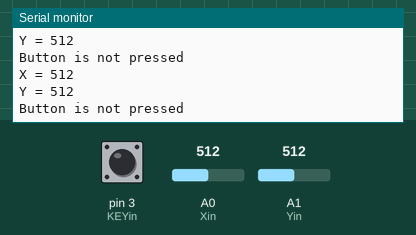
Simulated run of this sketch. Board: Arduino Uno, built with avr-gcc and run on an emulated ATmega328P. Shown: the last lines printed to the serial monitor. The test bench sets the inputs (shaded band); at power-on: A1 (Yin) = 512, pin 3 (KEYin) HIGH, A0 (Xin) = 512. No radio packets arrive unless stated.

Above: at 1.2 s.
1.3 s: A1 (Yin) set to 0
At 1.59 s:
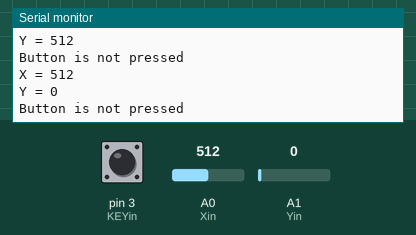
4.3 s: pin 3 (KEYin) pulled LOW for 0.25 s
At 4.62 s:
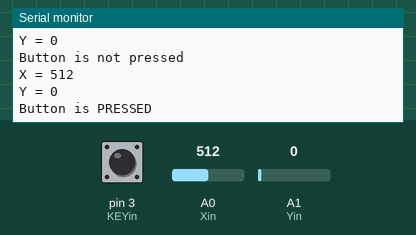
6.0 s: A0 (Xin) set to 716
At 6.24 s:
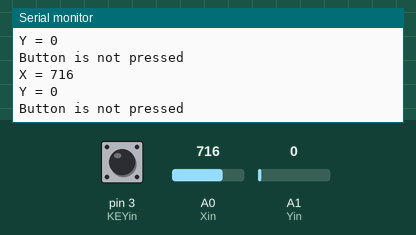
7.5 s: A1 (Yin) set to 122
At 7.86 s:
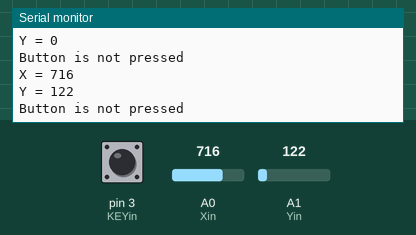
9.0 s: pin 3 (KEYin) pulled LOW for 1 s
At 9.27 s:
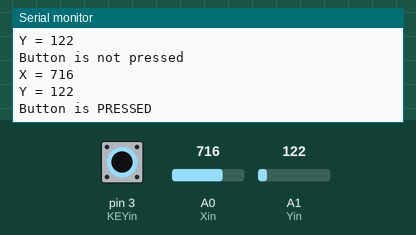
13.0 s: A0 (Xin) set to 900
At 13.32 s:
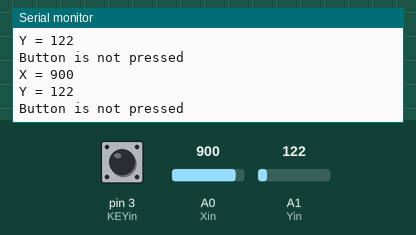
Timing chart, 0 to 15.5 s (numbered marks = the images above; inputs shaded):
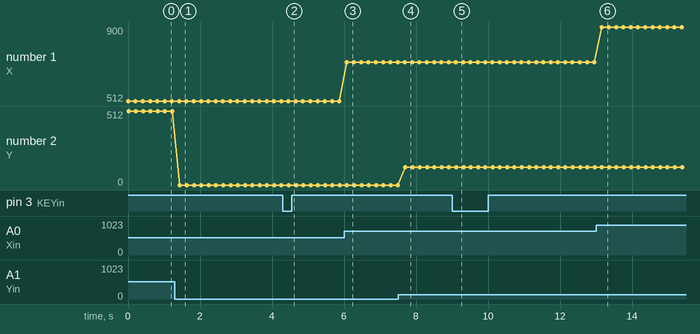

Measured:
- after the input at 1.3 s, the serial monitor: prints a new line after 0.13 s (image 1)
- after the input at 4.3 s, the serial monitor: prints a new line after 0.17 s (image 2)
- after the input at 6.0 s, the serial monitor: prints a new line after 0.07 s (image 3)
- after the input at 7.5 s, the serial monitor: prints a new line after 0.20 s (image 4)
- after the input at 9.0 s, the serial monitor: prints a new line after 0.13 s (image 5)
- after the input at 13.0 s, the serial monitor: prints a new line after 0.15 s (image 6)
- plotted number 1: 512 → 716 after the input at 6.0 s, 716 → 900 after the input at 13.0 s
- plotted number 2: 512 → 0 after the input at 1.3 s, 0 → 122 after the input at 7.5 s

The sketch:

DIT.ino
```cpp
#include <SPI.h>
#include "RF24.h"

RF24 rf24(9,10); // // 创建 RF24 类的实例 rf24 CE, CSN
const byte addr[] = "1NODE";  // 数组中的每个元素都是一个字节, 配置地址
// 定义引脚
int Xin= A0; // X Input Pin
int Yin = A1; // Y Input Pin
int KEYin = 3; // Push Button
// 定义变量
struct JoyStickData {
    int xVal;
    int yVal;
    int buttonVal;
} joystickData;

void setup() {
  Serial.begin (9600);

  rf24.begin();
  rf24.setChannel(90);  // initial 83
  rf24.openWritingPipe(addr);
  rf24.setPALevel(RF24_PA_MAX);  // 以最大功率广播信号
  rf24.setDataRate(RF24_2MBPS);  // 设置数据传输速率为2Mbps
  rf24.stopListening();  // 停止接收数据，准备发送数据。

  pinMode (KEYin, INPUT_PULLUP); // 输入上拉

}

void loop() {
  joyStick();
  rf24.write(&joystickData, sizeof(joystickData));  // Success 1
  delay(100);

}

void joyStick()
{
  joystickData.xVal = analogRead(Xin);
  joystickData.yVal = analogRead(Yin);
  joystickData.buttonVal = digitalRead(KEYin);

  Serial.print("X = ");
  Serial.println (joystickData.xVal, DEC);

  Serial.print ("Y = ");
  Serial.println (joystickData.yVal, DEC);

  Serial.print("Button is ");
  if (joystickData.buttonVal == HIGH){
  Serial.println ("not pressed");
  }
  else{
  Serial.println ("PRESSED");
  }
  delay (100);
}
```
